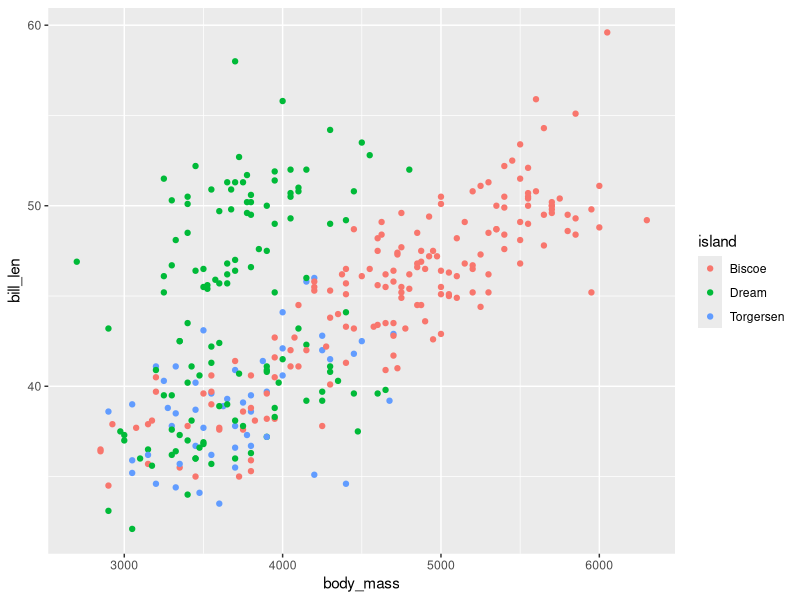

Recreate this plot in R.
library(tidyverse)
data("penguins")
dt<-penguins
ggplot(dt, aes(x=body_mass, y = bill_len, color=island))+
  geom_point()

print("Hello")


print("Hello Ane")

print("ai ama")
print("aix")
